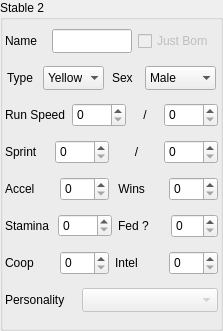
       <widget class="QGroupBox" name="box_stable2">
        <property name="enabled">
         <bool>true</bool>
        </property>
        <property name="geometry">
         <rect>
          <x>236</x>
          <y>6</y>
          <width>223</width>
          <height>331</height>
         </rect>
        </property>
        <property name="title">
         <string>Stable 2</string>
        </property>
        <layout class="QVBoxLayout" name="verticalLayout_7">
         <property name="margin">
          <number>2</number>
         </property>
         <item>
          <layout class="QHBoxLayout" name="horizontalLayout_9">
           <item>
            <widget class="QLabel" name="label_76">
             <property name="maximumSize">
              <size>
               <width>41</width>
               <height>1687897</height>
              </size>
             </property>
             <property name="text">
              <string>Name</string>
             </property>
            </widget>
           </item>
           <item>
            <widget class="QLineEdit" name="line_c2_name">
             <property name="enabled">
              <bool>true</bool>
             </property>
             <property name="maximumSize">
              <size>
               <width>80</width>
               <height>24</height>
              </size>
             </property>
             <property name="maxLength">
              <number>6</number>
             </property>
             <property name="readOnly">
              <bool>false</bool>
             </property>
            </widget>
           </item>
           <item>
            <widget class="QCheckBox" name="cb_c2_born">
             <property name="enabled">
              <bool>false</bool>
             </property>
             <property name="maximumSize">
              <size>
               <width>16777215</width>
               <height>24</height>
              </size>
             </property>
             <property name="text">
              <string>Just Born</string>
             </property>
            </widget>
           </item>
          </layout>
         </item>
         <item>
          <layout class="QHBoxLayout" name="horizontalLayout_10">
           <item>
            <widget class="QLabel" name="label_77">
             <property name="maximumSize">
              <size>
               <width>28</width>
               <height>200</height>
              </size>
             </property>
             <property name="text">
              <string>Type</string>
             </property>
            </widget>
           </item>
           <item>
            <widget class="QComboBox" name="cb_c2_type">
             <property name="minimumSize">
              <size>
               <width>61</width>
               <height>24</height>
              </size>
             </property>
             <property name="maximumSize">
              <size>
               <width>61</width>
               <height>24</height>
              </size>
             </property>
             <property name="frame">
              <bool>false</bool>
             </property>
             <item>
              <property name="text">
               <string>Yellow</string>
              </property>
             </item>
             <item>
              <property name="text">
               <string>Green</string>
              </property>
             </item>
             <item>
              <property name="text">
               <string>Blue</string>
              </property>
             </item>
             <item>
              <property name="text">
               <string>Black</string>
              </property>
             </item>
             <item>
              <property name="text">
               <string>Gold</string>
              </property>
             </item>
            </widget>
           </item>
           <item>
            <widget class="QLabel" name="label_78">
             <property name="maximumSize">
              <size>
               <width>25</width>
               <height>200</height>
              </size>
             </property>
             <property name="text">
              <string>Sex</string>
             </property>
            </widget>
           </item>
           <item>
            <widget class="QComboBox" name="cb_c2_sex">
             <property name="maximumSize">
              <size>
               <width>71</width>
               <height>24</height>
              </size>
             </property>
             <property name="frame">
              <bool>false</bool>
             </property>
             <item>
              <property name="text">
               <string>Male</string>
              </property>
             </item>
             <item>
              <property name="text">
               <string>Female</string>
              </property>
             </item>
            </widget>
           </item>
          </layout>
         </item>
         <item>
          <layout class="QHBoxLayout" name="horizontalLayout_11">
           <item>
            <widget class="QLabel" name="label_79">
             <property name="maximumSize">
              <size>
               <width>16777215</width>
               <height>16777215</height>
              </size>
             </property>
             <property name="text">
              <string>Run Speed</string>
             </property>
            </widget>
           </item>
           <item>
            <widget class="QSpinBox" name="sb_c2_speed">
             <property name="maximumSize">
              <size>
               <width>16777215</width>
               <height>24</height>
              </size>
             </property>
             <property name="alignment">
              <set>Qt::AlignLeading|Qt::AlignLeft|Qt::AlignVCenter</set>
             </property>
             <property name="maximum">
              <number>9999</number>
             </property>
            </widget>
           </item>
           <item>
            <widget class="QLabel" name="label_80">
             <property name="text">
              <string>/</string>
             </property>
             <property name="alignment">
              <set>Qt::AlignCenter</set>
             </property>
            </widget>
           </item>
           <item>
            <widget class="QSpinBox" name="sb_c2_maxspeed">
             <property name="maximumSize">
              <size>
               <width>16777215</width>
               <height>24</height>
              </size>
             </property>
             <property name="alignment">
              <set>Qt::AlignLeading|Qt::AlignLeft|Qt::AlignVCenter</set>
             </property>
             <property name="maximum">
              <number>9999</number>
             </property>
            </widget>
           </item>
          </layout>
         </item>
         <item>
          <layout class="QHBoxLayout" name="horizontalLayout_12">
           <item>
            <widget class="QLabel" name="label_81">
             <property name="maximumSize">
              <size>
               <width>91</width>
               <height>16777215</height>
              </size>
             </property>
             <property name="text">
              <string>Sprint </string>
             </property>
            </widget>
           </item>
           <item>
            <widget class="QSpinBox" name="sb_c2_sprint">
             <property name="maximumSize">
              <size>
               <width>16777215</width>
               <height>24</height>
              </size>
             </property>
             <property name="alignment">
              <set>Qt::AlignLeading|Qt::AlignLeft|Qt::AlignVCenter</set>
             </property>
             <property name="maximum">
              <number>9999</number>
             </property>
            </widget>
           </item>
           <item>
            <widget class="QLabel" name="label_145">
             <property name="text">
              <string>/</string>
             </property>
             <property name="alignment">
              <set>Qt::AlignCenter</set>
             </property>
            </widget>
           </item>
           <item>
            <widget class="QSpinBox" name="sb_c2_maxsprint">
             <property name="maximumSize">
              <size>
               <width>16777215</width>
               <height>24</height>
              </size>
             </property>
             <property name="alignment">
              <set>Qt::AlignLeading|Qt::AlignLeft|Qt::AlignVCenter</set>
             </property>
             <property name="maximum">
              <number>9999</number>
             </property>
            </widget>
           </item>
          </layout>
         </item>
         <item>
          <layout class="QHBoxLayout" name="horizontalLayout_13">
           <item>
            <widget class="QLabel" name="label_82">
             <property name="maximumSize">
              <size>
               <width>81</width>
               <height>16777215</height>
              </size>
             </property>
             <property name="text">
              <string>Accel</string>
             </property>
            </widget>
           </item>
           <item>
            <widget class="QSpinBox" name="sb_c2_accel">
             <property name="maximumSize">
              <size>
               <width>16777215</width>
               <height>24</height>
              </size>
             </property>
             <property name="alignment">
              <set>Qt::AlignLeading|Qt::AlignLeft|Qt::AlignVCenter</set>
             </property>
             <property name="maximum">
              <number>255</number>
             </property>
            </widget>
           </item>
           <item>
            <widget class="QLabel" name="label_83">
             <property name="maximumSize">
              <size>
               <width>71</width>
               <height>16777215</height>
              </size>
             </property>
             <property name="text">
              <string> Wins</string>
             </property>
            </widget>
           </item>
           <item>
            <widget class="QSpinBox" name="sb_c2_raceswon">
             <property name="maximumSize">
              <size>
               <width>16777215</width>
               <height>24</height>
              </size>
             </property>
             <property name="alignment">
              <set>Qt::AlignLeading|Qt::AlignLeft|Qt::AlignVCenter</set>
             </property>
             <property name="maximum">
              <number>255</number>
             </property>
            </widget>
           </item>
          </layout>
         </item>
         <item>
          <layout class="QHBoxLayout" name="horizontalLayout_14">
           <item>
            <widget class="QLabel" name="label_84">
             <property name="text">
              <string>Stamina</string>
             </property>
            </widget>
           </item>
           <item>
            <widget class="QSpinBox" name="sb_c2_stamina">
             <property name="alignment">
              <set>Qt::AlignLeading|Qt::AlignLeft|Qt::AlignVCenter</set>
             </property>
             <property name="maximum">
              <number>9999</number>
             </property>
            </widget>
           </item>
           <item>
            <widget class="QLabel" name="label_85">
             <property name="maximumSize">
              <size>
               <width>61</width>
               <height>16777215</height>
              </size>
             </property>
             <property name="text">
              <string>Fed ?</string>
             </property>
            </widget>
           </item>
           <item>
            <widget class="QSpinBox" name="sb_c2_pcount">
             <property name="maximumSize">
              <size>
               <width>16777215</width>
               <height>24</height>
              </size>
             </property>
             <property name="alignment">
              <set>Qt::AlignLeading|Qt::AlignLeft|Qt::AlignVCenter</set>
             </property>
             <property name="maximum">
              <number>255</number>
             </property>
            </widget>
           </item>
          </layout>
         </item>
         <item>
          <layout class="QHBoxLayout" name="horizontalLayout_15">
           <item>
            <widget class="QLabel" name="label_86">
             <property name="maximumSize">
              <size>
               <width>81</width>
               <height>16777215</height>
              </size>
             </property>
             <property name="text">
              <string>Coop</string>
             </property>
            </widget>
           </item>
           <item>
            <widget class="QSpinBox" name="sb_c2_coop">
             <property name="maximumSize">
              <size>
               <width>16777215</width>
               <height>24</height>
              </size>
             </property>
             <property name="alignment">
              <set>Qt::AlignLeading|Qt::AlignLeft|Qt::AlignVCenter</set>
             </property>
             <property name="maximum">
              <number>255</number>
             </property>
            </widget>
           </item>
           <item>
            <widget class="QLabel" name="label_87">
             <property name="maximumSize">
              <size>
               <width>71</width>
               <height>16777215</height>
              </size>
             </property>
             <property name="text">
              <string>Intel</string>
             </property>
            </widget>
           </item>
           <item>
            <widget class="QSpinBox" name="sb_c2_intel">
             <property name="maximumSize">
              <size>
               <width>16777215</width>
               <height>24</height>
              </size>
             </property>
             <property name="alignment">
              <set>Qt::AlignLeading|Qt::AlignLeft|Qt::AlignVCenter</set>
             </property>
             <property name="maximum">
              <number>255</number>
             </property>
            </widget>
           </item>
          </layout>
         </item>
         <item>
          <layout class="QHBoxLayout" name="horizontalLayout_16">
           <item>
            <widget class="QLabel" name="label_88">
             <property name="maximumSize">
              <size>
               <width>71</width>
               <height>16777215</height>
              </size>
             </property>
             <property name="text">
              <string>Personality</string>
             </property>
            </widget>
           </item>
           <item>
            <widget class="QComboBox" name="sb_c2_personality">
             <property name="enabled">
              <bool>false</bool>
             </property>
             <property name="maximumSize">
              <size>
               <width>16777215</width>
               <height>24</height>
              </size>
             </property>
            </widget>
           </item>
          </layout>
         </item>
        </layout>
       </widget>
